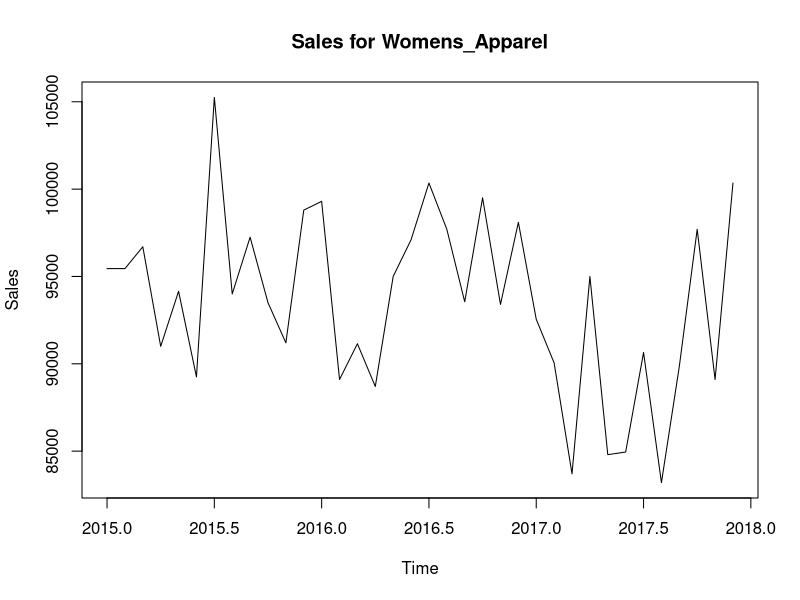

Generate this figure with R: (Note: this script raises an error after producing the figure.)
setwd("C:/Users/MAYURESH/OneDrive - National College of Ireland/NCI/SEMESTER 2/DAPA/Project/IMPLEMENATATION DOCUMENTATION/CODE/dataset")

Womens_Apparel <- read.csv("Womens_Apparel.csv",header=T, na.strings=c(""), stringsAsFactors = T)


ts_Womens_Apparel <- ts(Womens_Apparel,start = c(2015,1),frequency = 12)

is.ts(ts_Womens_Apparel)



plot.ts(ts_Womens_Apparel, main= "Sales for Womens_Apparel")

start(ts_Womens_Apparel)

end(ts_Womens_Apparel)


autoplot(ts_Womens_Apparel)
monthplot(ts_Womens_Apparel)
seasonplot(ts_Womens_Apparel)

dec.ts_Womens_Apparel<- decompose(ts_Womens_Apparel, type="additive")
dec.ts_Womens_Apparel
plot(dec.ts_Womens_Apparel)
summary(dec.ts_Womens_Apparel)

adf.test(ts_Womens_Apparel)

ndiffs(ts_Womens_Apparel)
nsdiffs(ts_Womens_Apparel)



acf(ts_Womens_Apparel)
pacf(ts_Womens_Apparel)


fit_Womens_Apparel <-arima(ts_Womens_Apparel,order = c(2,0,3), seasonal= c(2,0,3))

fit_Womens_Apparel
summary(fit_Womens_Apparel)



qqnorm(fit_Womens_Apparel$residuals)
qqline(fit_Womens_Apparel$residuals)
Box.test(fit_Womens_Apparel$residuals, type = "Ljung-Box")
checkresiduals(fit_Womens_Apparel)
forecast(fit_Womens_Apparel,4)

plot(forecast(fit_Womens_Apparel,8),Xlab="Month",ylab="Consumption")



plot(forecast(fit_Womens_Apparel, 12)) #forecast and actual data
pred_Womens_Apparel <- fitted.values(fit_Womens_Apparel)
lines(pred_Womens_Apparel, col="red") #add predicted values during training




predicted_Womens_Apparel= as.data.frame(pred_Womens_Apparel)

write_xlsx(predicted_Womens_Apparel, "predicted_Womens_Apparel.xlsx")

